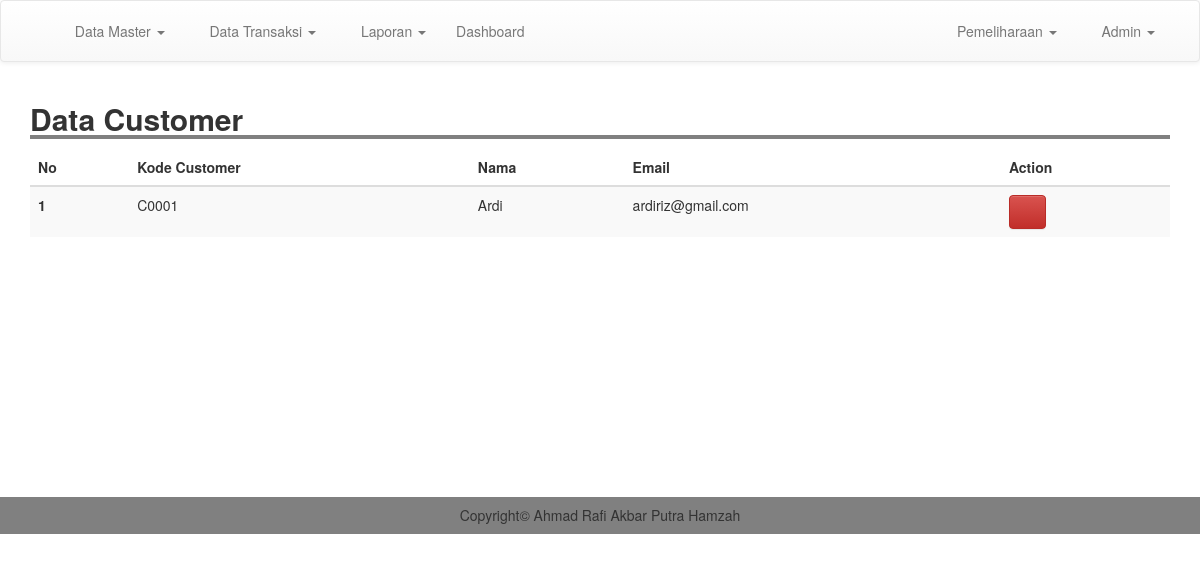
The app's page /admin/m_customer.php (signed in) with its own data.
### tables this page shows
CREATE TABLE `customer` (
  `kode_customer` varchar(100) NOT NULL,
  `nama` varchar(100) NOT NULL,
  `email` varchar(100) NOT NULL,
  `username` varchar(100) NOT NULL,
  `password` varchar(100) NOT NULL,
  `telp` varchar(200) NOT NULL
);

### admin/m_customer.php (the view, shortened to what this page needs)
<?php
include 'header.php';
?>
<div class="container">
	<h2 style=" width: 100%; border-bottom: 4px solid gray"><b>Data Customer</b></h2>
	<table class="table table-striped">
		<thead>
			<tr>
				<th scope="col">No</th>
				<th scope="col">Kode Customer</th>
				<th scope="col">Nama</th>
				<th scope="col">Email</th>
				<th scope="col">Action</th>
			</tr>
		</thead>
		<tbody>
			<?php
			$result = mysqli_query($conn, "SELECT * FROM customer order by kode_customer asc");
			$no =1;
			while ($row = mysqli_fetch_assoc($result)) {
				?>
				<tr>
					<th scope="row"><?php echo $no; ?></th>
					<td><?= $row['kode_customer'];  ?></td>
					<td><?= $row['nama'];  ?></td>
					<td><?= $row['email'];  ?></td>
					<td><a href="m_customer.php?kode=<?php echo $row['kode_customer'];?>&page=del" class="btn btn-danger" onclick="return confirm('Yakin Ingin Menghapus Data ?')"><i class="glyphicon glyphicon-trash"></i> </a></td>
				</tr>
				<?php
				$no++;
			}
			?>
		</tbody>
	</table>
</div>
<br>
<br>
<br>
<br>
<br>
<br>
<br>
<br>
<br>
<br>
<br>
<br>
<?php
include 'footer.php';
?>

### css/style.css (style rules this page uses)
body { margin:0; padding: 0; }

### records on screen
customer: kode_customer "C0001", nama "Ardi", email "ardiriz@gmail.com"
